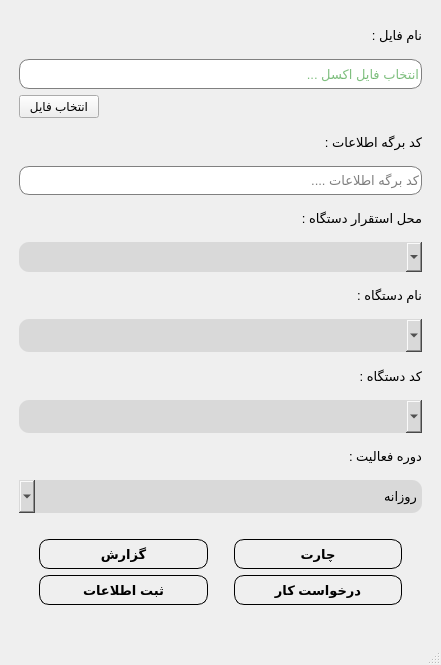
<?xml version="1.0" encoding="UTF-8"?>
<ui version="4.0">
 <class>MainWindow</class>
 <widget class="QMainWindow" name="MainWindow">
  <property name="geometry">
   <rect>
    <x>0</x>
    <y>0</y>
    <width>441</width>
    <height>665</height>
   </rect>
  </property>
  <property name="windowTitle">
   <string>MainWindow</string>
  </property>
  <property name="layoutDirection">
   <enum>Qt::LeftToRight</enum>
  </property>
  <property name="styleSheet">
   <string notr="true"/>
  </property>
  <widget class="QWidget" name="centralwidget">
   <property name="layoutDirection">
    <enum>Qt::LeftToRight</enum>
   </property>
   <layout class="QHBoxLayout" name="horizontalLayout_2">
    <item>
     <layout class="QHBoxLayout" name="horizontalLayout">
      <property name="leftMargin">
       <number>0</number>
      </property>
      <item>
       <layout class="QVBoxLayout" name="verticalLayout_2" stretch="0,0,0,0,0,0,0,0,0,0,0,0,0,0">
        <property name="leftMargin">
         <number>10</number>
        </property>
        <property name="topMargin">
         <number>9</number>
        </property>
        <property name="rightMargin">
         <number>10</number>
        </property>
        <property name="bottomMargin">
         <number>9</number>
        </property>
        <item>
         <widget class="QLabel" name="label">
          <property name="font">
           <font>
            <family>Tahoma</family>
            <pointsize>10</pointsize>
            <weight>50</weight>
            <bold>false</bold>
           </font>
          </property>
          <property name="text">
           <string>نام فایل :</string>
          </property>
         </widget>
        </item>
        <item>
         <widget class="QLineEdit" name="txtFileName">
          <property name="enabled">
           <bool>false</bool>
          </property>
          <property name="minimumSize">
           <size>
            <width>0</width>
            <height>30</height>
           </size>
          </property>
          <property name="font">
           <font>
            <pointsize>10</pointsize>
           </font>
          </property>
          <property name="styleSheet">
           <string notr="true">border-radius:10px;
border:0.5px solid gray;
color:green;</string>
          </property>
          <property name="placeholderText">
           <string>انتخاب فایل اکسل ...</string>
          </property>
         </widget>
        </item>
        <item>
         <widget class="QPushButton" name="btnChooseFile">
          <property name="sizePolicy">
           <sizepolicy hsizetype="Fixed" vsizetype="Fixed">
            <horstretch>0</horstretch>
            <verstretch>0</verstretch>
           </sizepolicy>
          </property>
          <property name="styleSheet">
           <string notr="true"/>
          </property>
          <property name="text">
           <string>انتخاب فایل</string>
          </property>
         </widget>
        </item>
        <item>
         <widget class="QLabel" name="label_2">
          <property name="font">
           <font>
            <pointsize>10</pointsize>
           </font>
          </property>
          <property name="text">
           <string>کد برگه اطلاعات :</string>
          </property>
         </widget>
        </item>
        <item>
         <widget class="QLineEdit" name="txtInformationCode">
          <property name="minimumSize">
           <size>
            <width>0</width>
            <height>29</height>
           </size>
          </property>
          <property name="font">
           <font>
            <pointsize>10</pointsize>
           </font>
          </property>
          <property name="toolTip">
           <string>کد برگه اطلاعات</string>
          </property>
          <property name="toolTipDuration">
           <number>1</number>
          </property>
          <property name="styleSheet">
           <string notr="true">border-radius:10px;
border:0.5px solid gray;</string>
          </property>
          <property name="maxLength">
           <number>100</number>
          </property>
          <property name="frame">
           <bool>true</bool>
          </property>
          <property name="placeholderText">
           <string>کد برگه اطلاعات ....</string>
          </property>
         </widget>
        </item>
        <item>
         <widget class="QLabel" name="label_3">
          <property name="font">
           <font>
            <family>Tahoma</family>
            <pointsize>10</pointsize>
           </font>
          </property>
          <property name="text">
           <string>محل استقرار دستگاه :</string>
          </property>
         </widget>
        </item>
        <item>
         <widget class="QComboBox" name="cmbDeviceLocation">
          <property name="minimumSize">
           <size>
            <width>0</width>
            <height>30</height>
           </size>
          </property>
          <property name="font">
           <font>
            <pointsize>10</pointsize>
           </font>
          </property>
          <property name="toolTip">
           <string>&lt;html&gt;&lt;head/&gt;&lt;body&gt;&lt;p&gt;محل استقرار دستگاه&lt;/p&gt;&lt;/body&gt;&lt;/html&gt;</string>
          </property>
          <property name="styleSheet">
           <string notr="true">border-radius:10px;
background-color:rgb(217, 217, 217);</string>
          </property>
         </widget>
        </item>
        <item>
         <widget class="QLabel" name="label_4">
          <property name="font">
           <font>
            <family>Tahoma</family>
            <pointsize>10</pointsize>
           </font>
          </property>
          <property name="text">
           <string>نام دستگاه :</string>
          </property>
         </widget>
        </item>
        <item>
         <widget class="QComboBox" name="cmbDeviceName">
          <property name="minimumSize">
           <size>
            <width>0</width>
            <height>33</height>
           </size>
          </property>
          <property name="font">
           <font>
            <pointsize>10</pointsize>
           </font>
          </property>
          <property name="styleSheet">
           <string notr="true">border-radius:10px;
background-color:rgb(217, 217, 217);</string>
          </property>
         </widget>
        </item>
        <item>
         <widget class="QLabel" name="label_5">
          <property name="font">
           <font>
            <family>Tahoma</family>
            <pointsize>10</pointsize>
           </font>
          </property>
          <property name="text">
           <string>کد دستگاه :</string>
          </property>
         </widget>
        </item>
        <item>
         <widget class="QComboBox" name="cmbDeviceCode">
          <property name="minimumSize">
           <size>
            <width>0</width>
            <height>33</height>
           </size>
          </property>
          <property name="font">
           <font>
            <pointsize>10</pointsize>
           </font>
          </property>
          <property name="styleSheet">
           <string notr="true">border-radius:10px;
background-color:rgb(217, 217, 217);</string>
          </property>
         </widget>
        </item>
        <item>
         <widget class="QLabel" name="label_6">
          <property name="font">
           <font>
            <family>Tahoma</family>
            <pointsize>10</pointsize>
           </font>
          </property>
          <property name="text">
           <string>دوره فعالیت :</string>
          </property>
         </widget>
        </item>
        <item>
         <widget class="QComboBox" name="cmbActivityPeriod">
          <property name="minimumSize">
           <size>
            <width>0</width>
            <height>33</height>
           </size>
          </property>
          <property name="font">
           <font>
            <pointsize>10</pointsize>
           </font>
          </property>
          <property name="layoutDirection">
           <enum>Qt::RightToLeft</enum>
          </property>
          <property name="styleSheet">
           <string notr="true">border-radius:10px;
background-color:rgb(217, 217, 217);</string>
          </property>
          <item>
           <property name="text">
            <string>روزانه</string>
           </property>
          </item>
          <item>
           <property name="text">
            <string>هفتگی / ماهانه</string>
           </property>
          </item>
          <item>
           <property name="text">
            <string>سالانه / فصلی</string>
           </property>
          </item>
         </widget>
        </item>
        <item>
         <layout class="QHBoxLayout" name="horizontalLayout_3">
          <property name="leftMargin">
           <number>10</number>
          </property>
          <property name="topMargin">
           <number>10</number>
          </property>
          <property name="rightMargin">
           <number>10</number>
          </property>
          <property name="bottomMargin">
           <number>10</number>
          </property>
          <item>
           <layout class="QVBoxLayout" name="verticalLayout_3">
            <property name="leftMargin">
             <number>10</number>
            </property>
            <property name="topMargin">
             <number>10</number>
            </property>
            <property name="rightMargin">
             <number>10</number>
            </property>
            <property name="bottomMargin">
             <number>10</number>
            </property>
            <item>
             <widget class="QPushButton" name="btnReport">
              <property name="minimumSize">
               <size>
                <width>0</width>
                <height>30</height>
               </size>
              </property>
              <property name="font">
               <font>
                <pointsize>10</pointsize>
                <weight>75</weight>
                <bold>true</bold>
               </font>
              </property>
              <property name="cursor">
               <cursorShape>PointingHandCursor</cursorShape>
              </property>
              <property name="styleSheet">
               <string notr="true">border-radius:10px;
border:1px solid black;</string>
              </property>
              <property name="text">
               <string>گزارش</string>
              </property>
             </widget>
            </item>
            <item>
             <widget class="QPushButton" name="btnSaveInformation">
              <property name="minimumSize">
               <size>
                <width>0</width>
                <height>30</height>
               </size>
              </property>
              <property name="font">
               <font>
                <pointsize>10</pointsize>
                <weight>75</weight>
                <bold>true</bold>
               </font>
              </property>
              <property name="cursor">
               <cursorShape>PointingHandCursor</cursorShape>
              </property>
              <property name="styleSheet">
               <string notr="true">border-radius:10px;
border:1px solid black;</string>
              </property>
              <property name="text">
               <string>ثبت اطلاعات</string>
              </property>
             </widget>
            </item>
           </layout>
          </item>
          <item>
           <layout class="QVBoxLayout" name="verticalLayout">
            <property name="leftMargin">
             <number>10</number>
            </property>
            <property name="topMargin">
             <number>10</number>
            </property>
            <property name="rightMargin">
             <number>10</number>
            </property>
            <property name="bottomMargin">
             <number>10</number>
            </property>
            <item>
             <widget class="QPushButton" name="btnChart">
              <property name="minimumSize">
               <size>
                <width>0</width>
                <height>30</height>
               </size>
              </property>
              <property name="baseSize">
               <size>
                <width>0</width>
                <height>0</height>
               </size>
              </property>
              <property name="font">
               <font>
                <pointsize>10</pointsize>
                <weight>75</weight>
                <bold>true</bold>
               </font>
              </property>
              <property name="cursor">
               <cursorShape>PointingHandCursor</cursorShape>
              </property>
              <property name="styleSheet">
               <string notr="true">border-radius:10px;
border:1px solid black;</string>
              </property>
              <property name="text">
               <string>چارت</string>
              </property>
             </widget>
            </item>
            <item>
             <widget class="QPushButton" name="btnSetRequest">
              <property name="minimumSize">
               <size>
                <width>0</width>
                <height>30</height>
               </size>
              </property>
              <property name="font">
               <font>
                <pointsize>10</pointsize>
                <weight>75</weight>
                <bold>true</bold>
               </font>
              </property>
              <property name="cursor">
               <cursorShape>PointingHandCursor</cursorShape>
              </property>
              <property name="styleSheet">
               <string notr="true">border-radius:10px;
border:1px solid black;</string>
              </property>
              <property name="text">
               <string>درخواست کار</string>
              </property>
             </widget>
            </item>
           </layout>
          </item>
         </layout>
        </item>
       </layout>
      </item>
     </layout>
    </item>
   </layout>
  </widget>
  <widget class="QStatusBar" name="statusbar"/>
  <widget class="QMenuBar" name="menubar">
   <property name="geometry">
    <rect>
     <x>0</x>
     <y>0</y>
     <width>441</width>
     <height>21</height>
    </rect>
   </property>
  </widget>
  <action name="subitem_excelsetting">
   <property name="text">
    <string>فایل اکسل</string>
   </property>
  </action>
 </widget>
 <resources/>
 <connections/>
</ui>
